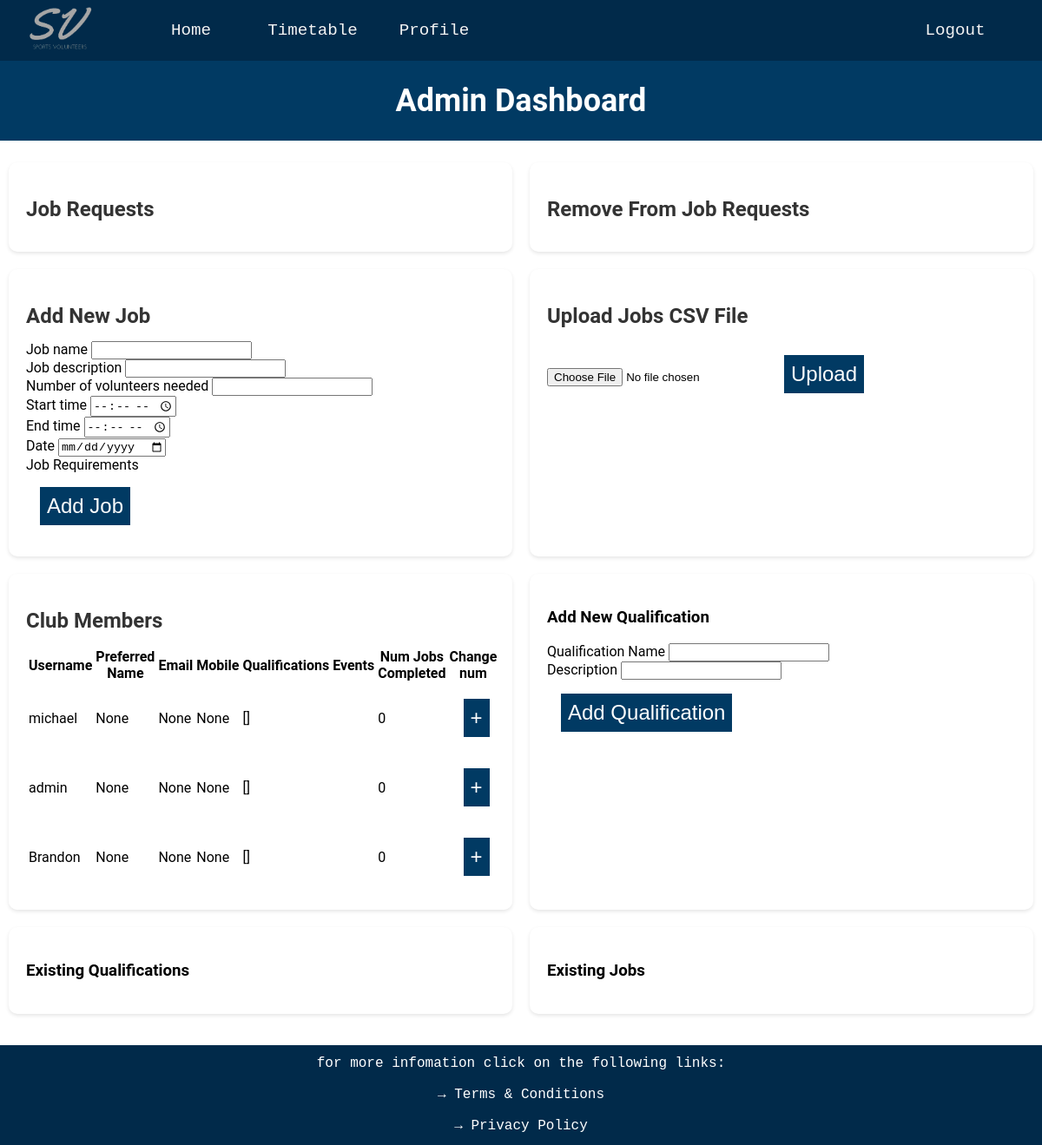
The page /admin on the database its author committed.
### website/databases.py (models this page shows, shortened)
class User(UserMixin, db.Model):
    __tablename__ = 'users'
    user_id = db.Column(db.Integer, primary_key=True, autoincrement=True)
    username = db.Column(db.String(16), index=True, unique=True)
    password_hash = db.Column(db.String(64))
    email = db.Column(db.String(30))
    mobile = db.Column(db.String(15))
    preferred_name = db.Column(db.String(15))
    jobs_completed = db.Column(db.Integer)
    admin = db.Column(db.Boolean)
    details = db.Column(db.String(255))
    qualifications = db.relationship('Qualification', secondary=user_qualifications,
                                     backref=db.backref('users', lazy='subquery'))
    jobs = db.relationship('Jobs', secondary='user_job_link',
                           backref=db.backref('assigned_users', lazy='dynamic'))

### website/routes.py (the view, shortened to what this page needs)
@app.route('/admin', methods=['GET', 'POST'])
def admin():
    users = User.query.order_by(desc(User.jobs_completed)).all()
    qualifications = Qualification.query.all()
    new_job_form = newJobForm()
    jobs = Jobs.query.all()
    requests = Requests.query.join(User).order_by(User.jobs_completed).all()
    remove_requests = RemoveRequests.query.join(User).order_by(User.jobs_completed).all()
    new_job_form.job_requirements.choices = [(q.qualifications_id, q.qualification_name) for q in qualifications]
    qualification_form = QualificationForm()
    return render_template('admin.html', users=users, new_job_form=new_job_form, qualification_form=qualification_form,
                           qualifications=qualifications, requests = requests, remove_requests = remove_requests, jobs = jobs)

### website/forms.py
class newJobForm(FlaskForm):
    job_name = StringField('Job name', validators=[input_required()])
    job_description = StringField('Job description', validators=[input_required()])
    volunteers_needed = IntegerField('Number of volunteers needed', validators=[input_required(), NumberRange(min=0)])
    start_time = TimeField('Start time', validators=[input_required()])
    end_time = TimeField('End time', validators=[input_required()])
    date = DateField('Date', validators=[input_required()], format='%Y-%m-%d')
    job_requirements = MultiCheckboxField('Job Requirements', coerce=int)
    submit = SubmitField('Add Job')

class QualificationForm(FlaskForm):
    qualification_name = StringField('Qualification Name', validators=[input_required()])
    qualification_description = StringField('Description', validators=[input_required()])
    submit = SubmitField('Add Qualification')

### website/templates/admin.html (shortened to what this page needs)
{% extends "layout.html" %}
{% block page_content %}
<div class="p-title-box">
    <h1 class = 'profile-title'>Admin Dashboard</h1>
</div>
<div class="admin-container">
    <div class="admin-box admin-scrollable-box">
        <h2>Job Requests</h2>
    </div>
    <div class="admin-box admin-scrollable-box">
        <h2>Remove From Job Requests</h2>
    </div>
    <div class="admin-box">
        <h2>Add New Job</h2>
        <form action="" method="POST">
            <div>
                {{ new_job_form.job_name.label }} {{ new_job_form.job_name() }}
            </div>
            <div>
                {{ new_job_form.job_description.label }} {{ new_job_form.job_description() }}
            </div>
            <div>
                {{ new_job_form.volunteers_needed.label }} {{ new_job_form.volunteers_needed() }}
            </div>
            <div>
                {{ new_job_form.start_time.label }} {{ new_job_form.start_time() }}
            </div>
            <div>
                {{ new_job_form.end_time.label }} {{ new_job_form.end_time() }}
            </div>
            <div>
                {{ new_job_form.date.label }} {{ new_job_form.date() }}
            </div>
            <div>
                {{ new_job_form.job_requirements.label }}
            </div>
            <div>
                {{ new_job_form.submit() }}
            </div>
        </form>
    </div>
    <div class="admin-box">
        <h2>Upload Jobs CSV File</h2>
        <form method="POST" action="/upload_jobs" enctype="multipart/form-data">
            <input type="file" name="file">
            <input type="submit" value="Upload" class="btn">
        </form>
    </div>
    <div class="admin-box admin-scrollable-box">
        <h2>Club Members</h2>
        <table>
            <thead>
                <tr>
                    <th>Username</th>
                    <th>Preferred Name</th>
                    <th>Email</th>
                    <th>Mobile</th>
                    <th>Qualifications</th>
                    <th>Events</th>
                    <th>Num Jobs Completed</th>
                    <th>Change num</th>
                </tr>
            </thead>
            <tbody>
            {% for user in users %}
            <tr>
                <td>{{ user.username }}</td>
                <td>{{ user.preferred_name }}</td>
                <td>{{ user.email }}</td>
                <td>{{ user.mobile }}</td>
                <td>{{ user.qualifications }}</td>
                <td>{{ user.events }}</td>
                <td>{{ user.jobs_completed }}</td>
                <td>
                    <div style="display: inline-block;">
                        <form method="post">
                            <input type="submit" value="+">
                        </form>
                    </div>
                </td>
            </tr>
            {% endfor %}
            </tbody>
        </table>
    </div>
    <div class="admin-box">
        <h3>Add New Qualification</h3>
        <form action="" method="POST">
            <div>
                {{ qualification_form.qualification_name.label }} {{ qualification_form.qualification_name() }}
            </div>
            <div>
                {{ qualification_form.qualification_description.label }} {{ qualification_form.qualification_description() }}
            </div>
            <div>
                {{ qualification_form.submit() }}
            </div>
        </form>
    </div>
    <div class="admin-box admin-scrollable-box">
        <h3>Existing Qualifications</h3>
    </div>
    <div class="admin-box admin-scrollable-box">
        <h3>Existing Jobs</h3>
    </div>
</div>
{% endblock %}

### website/templates/layout.html (shortened to what this page needs)
<!DOCTYPE html>
{% import "bootstrap/wtf.html" as wtf %}
<head>
    <link rel=stylesheet type=text/css href="{{ url_for('static', filename='styles.css') }}">
</head>
<div id="page-container">
    <ul class="navbar">
        <li>
            <div class="navbar_box_logo">
                <a class="navbar_item" href="{{ url_for('home') }}">
                    <img class="top_logo"
                        src="{{ url_for('static', filename='images/darker_logo.png') }}"
                        onmouseover="this.src='{{ url_for('static', filename='images/light_logo.png') }}'"
                        onmouseout="this.src='{{ url_for('static', filename='images/darker_logo.png') }}'"
                        alt="logo image" />
                </a>
            </div>
        </li>
        <li style="margin-left: 10px">
            <div class="navbar_box">
                <a class="navbar_item" href="{{ url_for('home') }}">Home</a>
            </div>
        </li>
        <li>
            <div class="navbar_box">
                <a class="navbar_item" href="{{ url_for('timetable') }}">Timetable</a>
            </div>
        </li>
        <li>
            <div class="navbar_box">
                <a class="navbar_item" href="{{ url_for('profile') }}">Profile</a>
            </div>
        </li>
        <li class = "navbar_right">
            <div class="navbar_box">
                <a class="navbar_item" href="{{ url_for('logout') }}">Logout</a>
            </div>
        </li>
    </ul>
    <div id = "content-wrap">
        {% block page_content %}{% endblock %}
    </div>
</div>
<footer class="footer">
    <p class = 'footer_text'>for more infomation click on the following links:</p>
    <p><a href="{{ url_for('terms') }}" class = 'footer_link'>→ Terms & Conditions</a></p>
    <p><a href="{{ url_for('privacy')}}" class = 'footer_link'>→ Privacy Policy</a></p>
</footer>

### website/static/styles.css (style rules this page uses)
.navbar { list-style-type: none; padding: 0; overflow: hidden; background-color: #012A4A; position: sticky; top: 0px; margin: 0px; z-index: 1; }
.navbar_box_logo { height: 50px; width: 140px; margin-top: 10px; margin-bottom: 10px; }
.navbar_box { height: 50px; width: 140px; margin-top: 10px; margin-bottom: 10px; }
li { float: left; }
.navbar_right { float: right; margin-right: 30px; }
.navbar_item { display: block; text-decoration: none; font-family: Andale Mono, monospace; color: #F3F3F3; font-size: 120%; text-align: center; padding: 10% 10%; }
#page-container { position: relative; min-height: 100vh; }
#content-wrap { overflow: auto; }
.top_logo { height: 80px; width: 80px; text-align: center; display: flex; margin-left: 15px; margin-top: -30px; }
.footer { width: 100%; height: 115px; background-color: #012A4A; text-align: center; margin-top: auto; }
.footer_text, .footer_link { color: white; text-decoration: none; font-family: Andale Mono, monospace; font-size: 16px; text-align: center; }
.footer_text { padding-top: 12px; }
.btn { display: inline-block; background: #3bb4ff; color: #fff; padding: 8px 30px; margin: 30px 0; border-radius: 30px; transition: background 0.5s; }
.profile-title, .timetable-title { text-align: center; font-size: 3vw; color: white; }
.p-title-box, .timetable-title-box { background-color: #013A63; padding: 1px; margin-bottom: 25px; }
input[type='submit' i] { display: inline-block; margin: 1rem 0rem 1rem 1rem; background-color: #013A63; color: white; border: none; outline: none; cursor: pointer; border-radius: 0; font-size: 3vh; padding: 0.5rem; }
.admin-container { display: flex; flex-wrap: wrap; justify-content: space-around; margin-top: 20px; }
.admin-box { background-color: #ffffff; border-radius: 10px; box-shadow: 0 2px 4px rgba(0,0,0,0.1); width: 45%; margin-bottom: 20px; padding: 20px; }
.admin-scrollable-box { max-height: 400px; overflow: auto; }
.admin-box h2 { color: #333; margin-bottom: 15px; }

### rows shown on the page
User: username "michael", preferred_name "None", email "None", mobile "None", qualifications "[]", jobs_completed "0"
User: username "admin", preferred_name "None", email "None", mobile "None", qualifications "[]", jobs_completed "0"
User: username "Brandon", preferred_name "None", email "None", mobile "None", qualifications "[]", jobs_completed "0"

### other values the page prints
{{ new_job_form.job_name.label }} "Job name"
{{ new_job_form.job_description.label }} "Job description"
{{ new_job_form.volunteers_needed.label }} "Number of volunteers needed"
{{ new_job_form.start_time.label }} "Start time"
{{ new_job_form.end_time.label }} "End time"
{{ new_job_form.date.label }} "Date"
{{ new_job_form.job_requirements.label }} "Job Requirements"
{{ qualification_form.qualification_name.label }} "Qualification Name"
{{ qualification_form.qualification_description.label }} "Description"
